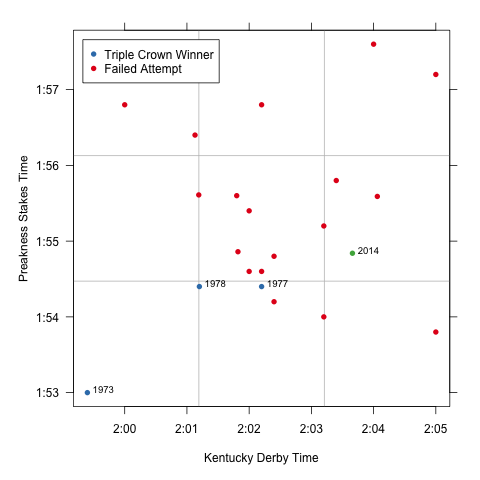

The script that saved this image:

require(RColorBrewer)
palette(brewer.pal(6, "Set1"))
options(stringsAsFactors=FALSE)

belmont <- read.delim("belmont.tsv")
kentucky <- read.delim("kentucky.tsv")
preakness <- read.delim("preakness.tsv")

win <- c(1919, 1930, 1935, 1937, 1941,
         1943, 1946, 1948, 1973, 1977,
         1978)
fail <- c(1944, 1958, 1961, 1964, 1966,
          1968, 1969, 1971, 1979, 1981,
          1987, 1989, 1997, 1998, 1999,
          2002, 2003, 2004, 2008)
attempt <- c(win, fail, 2014)
y <- c(rep(1, length(win)), rep(0, length(fail)), NA)

ix <- attempt > 1950
y <- y[ix]
attempt <- attempt[ix]


msecs <- function(str) {
    x <- sapply(strsplit(str, "[:.]"), function(l) {
            l <- as.numeric(l)
            l[1] * 60 * 100 + l[2] * 100 + l[3]
        })
    x
}

msecs.str <- function(x, msecs = FALSE) {
    mins <- floor(x / 100 / 60)
    secs <- floor(x / 100 - 60 * mins)
    ms <- x - 100 * (secs + 60 * mins)

    if (msecs) {
        sprintf("%d:%02d.%02d", mins, secs, ms)
    } else {
        sprintf("%d:%02d", mins, secs)
    }
}

kentucky.time <- msecs(kentucky[match(attempt, kentucky$Year), "Time"])
preakness.time <- msecs(preakness[match(attempt, preakness$Year), "Time"])
belmont.time <- msecs(belmont[match(attempt, belmont$Year), "Time"])
name <- kentucky[match(attempt, kentucky$Year), "Winner"]
year <- attempt


png("triplecrown.png")
par(las=1, mar=c(5, 5, 2, 2) + .1, xpd=FALSE)
plot(kentucky.time, preakness.time, t="n", axes=FALSE,
     xlab="Kentucky Derby Time",
     ylab="Preakness Stakes Time")
axis(1, at=axTicks(1), labels=msecs.str(axTicks(1)))
axis(2, at=axTicks(2), labels=msecs.str(axTicks(2)))
axis(3, at=axTicks(3), labels=FALSE)
axis(4, at=axTicks(4), labels=FALSE)
usr <- par("usr")
abline(v=seq(usr[1], usr[2], length.out=4)[2:3], col="gray")
abline(h=seq(usr[3], usr[4], length.out=4)[2:3], col="gray")
box()

points(kentucky.time[y == 1], preakness.time[y == 1], col=2, pch=16)
points(kentucky.time[y == 0], preakness.time[y == 0], col=1, pch=16)
points(kentucky.time[is.na(y)], preakness.time[is.na(y)], col=3, pch=16)

ix <- y == 1 | is.na(y)
par(xpd=TRUE)
#text(kentucky.time[ix], preakness.time[ix],
#     name[ix], adj=c(0.5, -0.25), cex=.8)
text(kentucky.time[ix], preakness.time[ix],
     year[ix], adj=c(-0.25, 0), cex=.8)
par(xpd=FALSE)

legend("topleft", legend=c("Triple Crown Winner", "Failed Attempt"), col=c(2,1), pch=16,
       horiz=FALSE, inset=.025, bty="o", bg="white")
dev.off()


#x <- 0.5 * (kentucky.time + preakness.time)
#o <- order(x)
#col <- rep(1, length(x))
#col[y == 1] <- 2
#col[y == 0] <- 1
#col[is.na(y)] <- 3
#plot(seq_along(o), x[o], col=col, pch=16)
